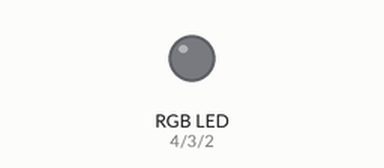
Simulated run of this sketch. Board: Arduino Uno, built with avr-gcc and run on an emulated ATmega328P. Shown: an RGB LED mixed from three pins (HIGH = lit).

Above: at 0.05 s.
At 19.3 s:
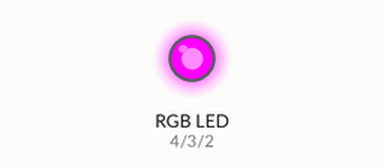
Timing chart, 0 to 22.2 s (numbered marks = the images above):
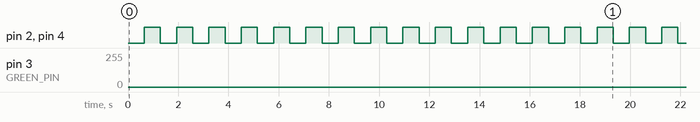

Measured:
- by itself, pin 2 (BLUE_PIN), pin 4 (RED_PIN): alternates HIGH for 0.64 s and LOW for 0.64 s

The sketch:

rgbled.ino
```cpp
const int RED_PIN = 4, GREEN_PIN = 3, BLUE_PIN = 2;

/*
 * Sets the RGB value for the LED
 */
void setColor(unsigned char red, unsigned char green, unsigned char blue)
{
  analogWrite(RED_PIN, red);
  analogWrite(GREEN_PIN, green);
  analogWrite(BLUE_PIN, blue);
}

void setup()
{
  pinMode(RED_PIN, OUTPUT);
  pinMode(GREEN_PIN, OUTPUT);
  pinMode(BLUE_PIN, OUTPUT);
}

void loop()
{
  int i;
  for (i = 0; i < 256; i++)
  {
    setColor(i, i, i);
    delay(5);
  }
}
```
